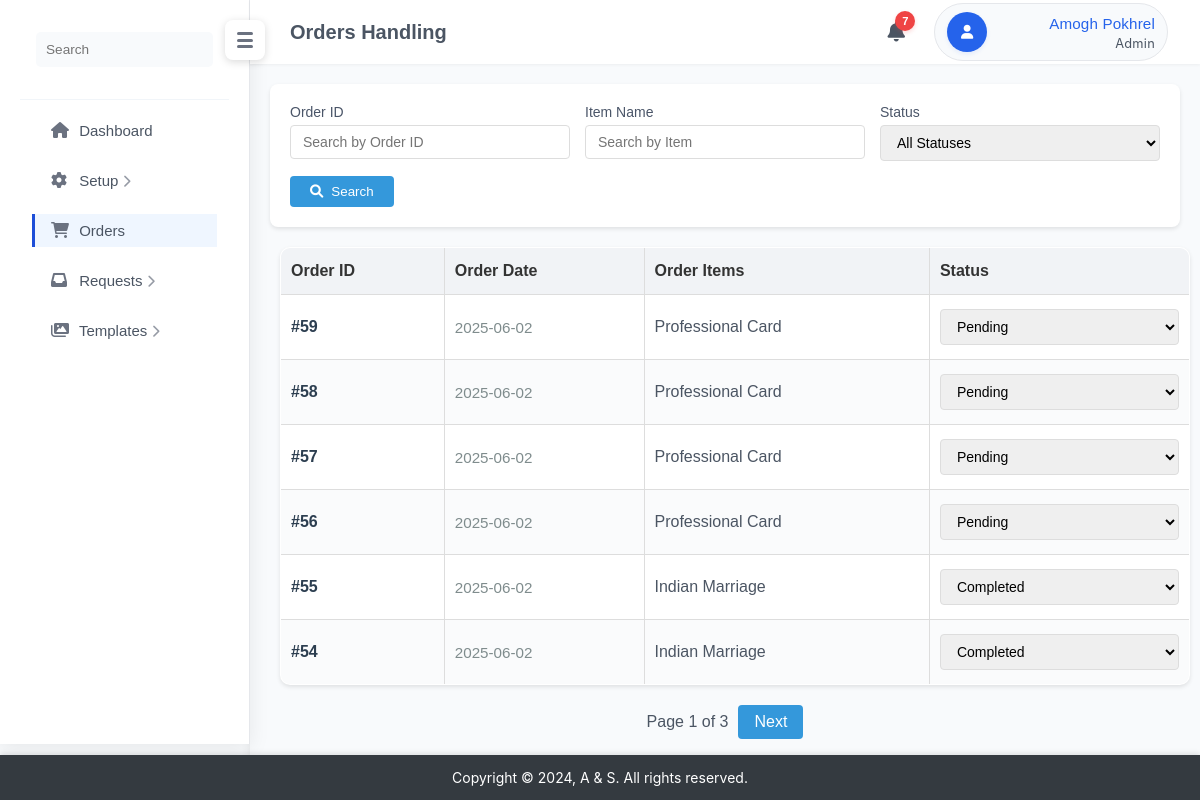
Screenshot of /pages/orders.php (signed in) with the database file from the repository.
### tables this page shows
CREATE TABLE `order` (
  `id` int(11) NOT NULL,
  `uid` int(11) NOT NULL,
  `created_at` timestamp NOT NULL DEFAULT current_timestamp(),
  `order_date` timestamp NOT NULL DEFAULT current_timestamp()
);

### pages/orders.php (the view, shortened to what this page needs)
<?php
include '../includes/db.php';
$search_order_id = isset($_GET['search_order_id']) ? trim($_GET['search_order_id']) : '';
$search_item = isset($_GET['search_item']) ? trim($_GET['search_item']) : '';
$query = "SELECT o.id as order_id, o.order_date, o.uid as user_id, u.name as user_name,
          u.phone as user_phone, GROUP_CONCAT(oi.template_name SEPARATOR ', ') as item_names,
          GROUP_CONCAT(oi.status) as item_statuses
          FROM `order` o
          JOIN order_item_line oi ON o.id = oi.oid
          LEFT JOIN users u ON o.uid = u.id";
$query .= " GROUP BY o.id, o.order_date, o.uid, u.name";
$query .= " ORDER BY o.order_date DESC, o.id DESC";
$result = $conn->query($query);
$orders = $result ? $result->fetch_all(MYSQLI_ASSOC) : [];
$items_per_page = 6;
$current_page = isset($_GET['page']) ? (int) $_GET['page'] : 1;
$total_orders = count($orders);
$total_pages = ceil($total_orders / $items_per_page);
$start_index = ($current_page - 1) * $items_per_page;
$paginated_orders = array_slice($orders, $start_index, $items_per_page);
?>
<!DOCTYPE html>
<html lang="en">
<head>
    <link rel="stylesheet" href="../assets/css/registers.css">
</head>
<body>
    <?php include('../includes/header.php'); ?>
    <div class="main-content">
        <?php include('../includes/inner_header.php'); ?>
        <div class="container">
            <div class="orders-container">
                <div class="search-sort-container">
                    <form action="" method="GET" class="search-form">
                        <div class="search-filters">
                            <div class="search-group">
                                <label for="search_order_id">Order ID</label>
                                <input type="text" id="search_order_id" name="search_order_id"
                                    placeholder="Search by Order ID"
                                    value="<?php echo htmlspecialchars($search_order_id); ?>">
                            </div>
                            <div class="search-group">
                                <label for="search_item">Item Name</label>
                                <input type="text" id="search_item" name="search_item" placeholder="Search by Item"
                                    value="<?php echo htmlspecialchars($search_item); ?>">
                            </div>
                            <div class="search-group">
                                <label for="sort_status">Status</label>
                                <select id="sort_status" name="sort_status" class="status-dropdown">
                                    <option value="">All Statuses</option>
                                </select>
                            </div>
                        </div>
                        <div class="search-actions">
                            <button type="submit" class="search-btn">
                                <i class="fas fa-search"></i> Search
                            </button>
                        </div>
                    </form>
                </div>
                <table class="orders-table">
                    <thead>
                        <tr>
                            <th>Order ID</th>
                            <th>Order Date</th>
                            <th>Order Items</th>
                            <th>Status</th>
                        </tr>
                    </thead>
                    <tbody>
                        <?php foreach ($paginated_orders as $order): ?>
                            <tr class="order-row" data-user-id="<?= htmlspecialchars($order['user_id']); ?>"
                                data-user-name="<?= htmlspecialchars($order['user_name'] ?? 'Unknown User'); ?>"
                                data-user-phone="<?= htmlspecialchars($order['user_phone'] ?? 'Not provided'); ?>">
                                <td class="order-id">#<?= $order['order_id'] ?></td>
                                <td class="order-date">
                                    <?= htmlspecialchars(date('Y-m-d', strtotime($order['order_date']))) ?>
                                </td>
                                <td><?= htmlspecialchars($order['item_names']) ?></td>
                                <td onclick="event.stopPropagation();">
                                    <?php
                                    $statuses = array_unique(explode(',', $order['item_statuses']));
                                    $current_status = count($statuses) === 1 ? trim($statuses[0]) : 'mixed';
                                    ?>
                                    <form method="post" action="update_order_status.php" style="margin:0;"
                                        id="statusForm_<?= $order['order_id'] ?>" onclick="event.stopPropagation();">
                                        <select name="status_select" class="status-dropdown"
                                            onchange="handleStatusChange(this, <?= $order['order_id'] ?>)"
                                            onclick="event.stopPropagation();">
                                            <option value="pending" <?= $current_status === 'pending' ? 'selected' : '' ?>>
                                                Pending</option>
                                            <option value="completed" <?= $current_status === 'completed' ? 'selected' : '' ?>>
                                                Completed</option>
                                        </select>
                                    </form>
                                </td>
                            </tr>
                        <?php endforeach; ?>
                    </tbody>
                </table>
                <div class="pagination">
                    <?php if ($total_pages > 1): ?>
                        <?php
                        $query_params = [];
                        $query_string = http_build_query($query_params);
                        $page_link_base = '?' . ($query_string ? $query_string . '&' : '');
                        ?>
                        <span style="font-weight: 500;">Page <?php echo $current_page; ?> of
                            <?php echo $total_pages; ?></span>
                        <?php if ($current_page < $total_pages): ?>
                            <a href="<?php echo $page_link_base; ?>page=<?php echo $current_page + 1; ?>"
                                class="btn btn-info">Next</a>
                        <?php endif; ?>
                    <?php endif; ?>
                </div>
            </div>
        </div>
    </div>
    <?php include('../includes/footer.php'); ?>
</body>
</html>

### assets/css/registers.css (style rules this page uses)
body { font-family: Arial, sans-serif; background-color: #f4f4f4; margin: 0; padding: 0; }
.main-content { width: 80%; background: white; border-radius: 8px; box-shadow: 0px 0px 10px rgba(0, 0, 0, 0.1); }
table { width: 95%; border-collapse: collapse; margin-top: 10px; margin-left: 10px;; background: white; }
table, th, td { border: 1px solid #ddd; }
th, td { padding: 12px; text-align: left; }
th { background-color: #333; color: white; }
tr:nth-child(even) { background-color: #f9f9f9; }

### assets/css/style.css (style rules this page uses)
* { margin: 0; padding: 0; box-sizing: border-box; font-family: Arial, sans-serif; }
body { display: flex; min-height: 99vh; background-color: #f5f5f5; overflow: auto; }
.main-content { flex: 1; display: flex; flex-direction: column; background-color: #fff; border-top-left-radius: 10px; }

### pages/orders.php (style rules this page uses)
.orders-container { padding: 20px; max-width: 1200px; margin: 0 auto; }
.orders-table { width: 100%; border-collapse: collapse; background: #fff; border-radius: 10px; box-shadow: 0 2px 4px rgba(0, 0, 0, 0.1); overflow: hidden; }
.orders-table th, .orders-table td { padding: 14px 10px; text-align: left; }
.orders-table th { background: #f1f3f6; color: #333; font-size: 1em; }
.orders-table tr:nth-child(even) { background: #fafbfc; }
.status-dropdown { padding: 6px 12px; border-radius: 6px; border: 1px solid #ccc; font-size: 1em; }
.pagination { text-align: center; margin: 20px 0; display: flex; justify-content: center; align-items: center; gap: 10px; }
.pagination a { padding: 8px 16px; text-decoration: none; border-radius: 4px; color: white; background-color: #3498db; transition: all 0.2s ease; }
.order-id { font-weight: 600; color: #2c3e50; }
.order-date { color: #7f8c8d; font-size: 0.95em; }
.order-row { cursor: pointer; transition: background-color 0.2s ease; }
.search-sort-container { background: white; padding: 20px; border-radius: 8px; box-shadow: 0 2px 4px rgba(0, 0, 0, 0.1); margin-bottom: 20px; }
.search-form { display: flex; flex-direction: column; gap: 15px; }
.search-filters { display: grid; grid-template-columns: repeat(3, 1fr); gap: 15px; }
.search-group { display: flex; flex-direction: column; gap: 5px; }
.search-group label { font-size: 0.875rem; font-weight: 500; color: #4a5568; }
.search-form input[type="text"], .status-dropdown { padding: 8px 12px; border: 1px solid #ddd; border-radius: 4px; font-size: 14px; width: 100%; transition: all 0.3s ease; }
.search-actions { display: flex; gap: 10px; justify-content: flex-start; align-items: center; }
.search-btn { padding: 8px 20px; background: #3498db; color: white; border: none; border-radius: 4px; cursor: pointer; transition: all 0.3s ease; display: flex; align-items: center; gap: 8px; font-weight: 500; }

### includes/header.php (style rules this page uses)
.main-content { margin-left: 250px; transition: margin-left 0.3s ease; }

### includes/inner_header.php (style rules this page uses)
* { margin: 0; padding: 0; box-sizing: border-box; }
body { margin: 0; padding: 0; font-family: 'Inter', -apple-system, BlinkMacSystemFont, 'Segoe UI', Roboto, sans-serif; background-color: #f8fafc; min-height: 100vh; color: #4b5563; -webkit-font-smoothing: antialiased; -moz-osx-font-smoothing: grayscale; }
.main-content { margin-left: 250px; padding-top: 64px; min-height: 100vh; background-color: #f8fafc; position: relative; }
body { padding-top: 0; }
.main-content { margin-top: 0; }

### rows the page displays
order: id "59", order_date "2025-06-02", item_names "Professional Card", status_select "Pending"
order: id "58", order_date "2025-06-02", item_names "Professional Card", status_select "Pending"
order: id "57", order_date "2025-06-02", item_names "Professional Card", status_select "Pending"
order: id "56", order_date "2025-06-02", item_names "Professional Card", status_select "Pending"
order: id "55", order_date "2025-06-02", item_names "Indian Marriage", status_select "Completed"
order: id "54", order_date "2025-06-02", item_names "Indian Marriage", status_select "Completed"

### other values shown
$pageTitle "Orders Handling"
$initial_unread_count "7"
$userName "Amogh Pokhrel"
$userRole "Admin"
$current_page "1"
$total_pages "3"
